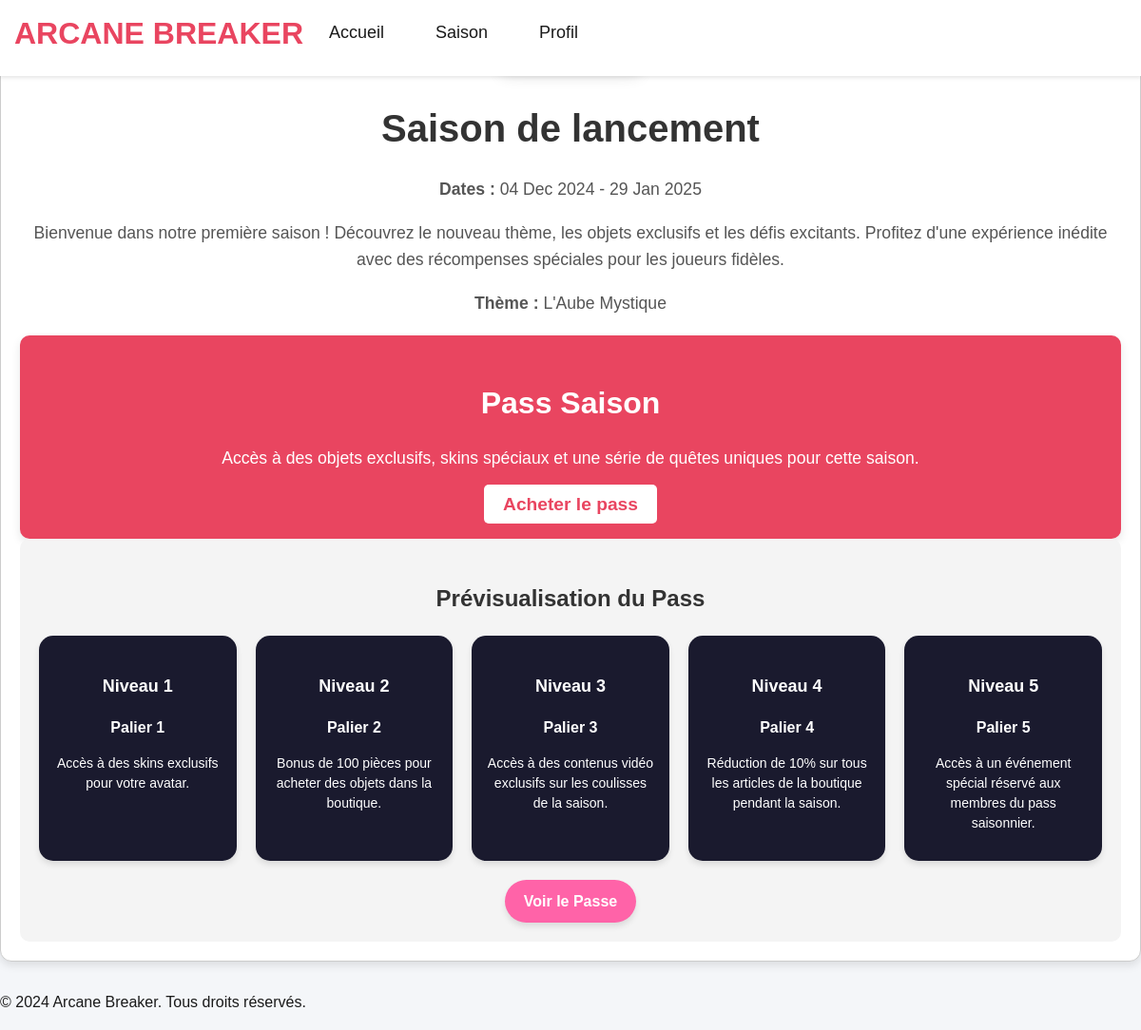
Page /saison.php (signed in) on the committed database.
### tables this page shows
CREATE TABLE `seasons` (
  `id` int(11) NOT NULL,
  `name` varchar(255) NOT NULL,
  `datede_debut` date DEFAULT NULL,
  `datede_fin` date DEFAULT NULL,
  `description` text NOT NULL,
  `theme` varchar(255) DEFAULT NULL,
  `image` varchar(255) DEFAULT NULL,
  `pass_benefits` text DEFAULT NULL
);

CREATE TABLE `pass_levels` (
  `id` int(11) NOT NULL,
  `season_id` int(11) NOT NULL,
  `level` int(11) NOT NULL,
  `name` varchar(255) DEFAULT NULL,
  `benefits` text DEFAULT NULL
);

### saison.php (the view, shortened to what this page needs)
<?php
require 'db_connect.php';
$current_date = date('Y-m-d');
$stmt = $conn->prepare("
    SELECT id,
        COALESCE(datede_debut, '1970-01-01') AS datede_debut,
        COALESCE(datede_fin, '1970-01-01') AS datede_fin,
        name, description, theme, image, pass_benefits
    FROM seasons
    WHERE datede_debut <= ? AND datede_fin >= ?
    ORDER BY datede_debut ASC
    LIMIT 1
");
$stmt->execute([$current_date, $current_date]);
$current_season = $stmt->fetch(PDO::FETCH_ASSOC);
$stmt_levels = $conn->prepare("SELECT * FROM pass_levels WHERE season_id = :season_id ORDER BY level ASC LIMIT 5");
$stmt_levels->execute(['season_id' => $current_season['id']]);
$levels = $stmt_levels->fetchAll(PDO::FETCH_ASSOC);
?>
<!DOCTYPE html>
<html lang="fr">
<head>
    <link rel="stylesheet" href="styles.css" id="theme-link">
</head>
<body>
    <header>
        <h1>Arcane Breaker</h1>
        <nav>
            <ul>
                <li><a href="index.php">Accueil</a></li>
                <li><a href="season.php">Saison</a></li>
                <li><a href="profile.php">Profil</a></li>
            </ul>
        </nav>
    </header>
    <main class="season-container">
        <div class="season-details">
            <h1><?php echo htmlspecialchars($current_season['name']); ?></h1>
            <p><strong>Dates :</strong> <?php echo date('d M Y', strtotime($current_season['datede_debut'])) . ' - ' . date('d M Y', strtotime($current_season['datede_fin'])); ?></p>
            <p><?php echo nl2br(htmlspecialchars($current_season['description'])); ?></p>
            <?php if ($current_season['theme']): ?>
                <p><strong>Thème :</strong> <?php echo htmlspecialchars($current_season['theme']); ?></p>
            <?php endif; ?>
        </div>
        <div class="season-pass">
    <h2>Pass Saison</h2>
    <p><?php echo nl2br(htmlspecialchars($current_season['pass_benefits'])); ?></p>
    <a href="buy_pass.php">Acheter le pass</a>
</div>
<div class="pass-preview">
    <h3>Prévisualisation du Pass</h3>
    <div class="levels-grid">
        <?php if ($levels): ?>
            <?php foreach ($levels as $level): ?>
                <div class="level-card">
                    <h4>Niveau <?php echo htmlspecialchars($level['level']); ?></h4>
                    <p class="level-name"><?php echo htmlspecialchars($level['name']); ?></p>
                    <p class="level-benefits"><?php echo nl2br(htmlspecialchars($level['benefits'])); ?></p>
                </div>
            <?php endforeach; ?>
        <?php else: ?>
            <p>Aucun palier disponible pour cette saison.</p>
        <?php endif; ?>
    </div>
    <a href="all_levels.php?season_id=<?php echo urlencode($current_season['id']); ?>" class="view-pass-btn">Voir le Passe</a>
</div>
    </main>
    <footer>
        <p>&copy; 2024 Arcane Breaker. Tous droits réservés.</p>
    </footer>
</body>
</html>

### styles.css (style rules this page uses)
body { font-family: 'Arcane Nine', sans-serif; margin: 0; padding: 0; background-color: #1a1a2e; color: #eaeaea; line-height: 1.6; }
header { background-color: #111214; backdrop-filter: blur(50px); display: flex; text-align: center; height: 80px; position: fixed; top: 0; left: 0; width: 100%; z-index: 1000; }
header h1 { margin-left: 15px; margin-top: 10px; font-size: 32px; color: #e94560; text-transform: uppercase; }
header nav { display: flex; }
nav ul { list-style: none; padding: 0; display: flex; justify-content: center; margin-top: 20px; }
nav ul li { margin: 0 15px; }
nav ul li a { text-decoration: none; color: #eaeaea; font-size: 18px; padding: 8px 12px; transition: background-color 0.3s ease, color 0.3s ease; }
main { text-align: center; }
header h1 { animation: fadeIn 2s ease-in-out; }
footer { font-size: 25px; text-align: center; }
@media (min-width: 391px) { nav ul { display: flex; justify-content: space-around; padding: 0; } }

### light.css (style rules this page uses)
body { font-family: 'Arcane Nine', sans-serif; margin: 0; padding: 0; background-color: #f4f6f9; color: #1a1a1a; line-height: 1.6; }
header { background-color: #ffffff; backdrop-filter: blur(10px); display: flex; text-align: center; height: 80px; position: fixed; top: 0; left: 0; width: 100%; z-index: 1000; box-shadow: 0 2px 4px rgba(0, 0, 0, 0.1); }
header h1 { margin-left: 15px; margin-top: 10px; font-size: 32px; color: #e94560; text-transform: uppercase; }
header nav { display: flex; }
nav ul { list-style: none; padding: 0; display: flex; justify-content: center; margin-top: 20px; }
nav ul li { margin: 0 15px; }
nav ul li a { text-decoration: none; color: #1a1a1a; font-size: 18px; padding: 8px 12px; transition: background-color 0.3s ease, color 0.3s ease; }
main { text-align: center; }
header h1 { animation: fadeIn 2s ease-in-out; }

### saison.php (style rules this page uses)
.season-container { max-width: 1200px; margin: 30px auto; padding: 20px; border: 1px solid #ccc; border-radius: 12px; background-color: #ffffff; box-shadow: 0 4px 10px rgba(0, 0, 0, 0.1); }
.season-details h1 { font-size: 2.5em; color: #333; margin-bottom: 15px; }
.season-details p { font-size: 1.1em; color: #555; margin-bottom: 15px; }
.season-pass { margin-top: 20px; padding: 20px; background-color: #e94560; color: #fff; border-radius: 10px; text-align: center; box-shadow: 0 4px 10px rgba(0, 0, 0, 0.1); }
.season-pass h2 { font-size: 2em; margin-bottom: 10px; }
.season-pass p { font-size: 1.1em; margin-bottom: 20px; }
.season-pass a { background-color: #fff; color: #e94560; padding: 10px 20px; font-size: 1.2em; border-radius: 5px; text-decoration: none; font-weight: bold; transition: background-color 0.3s ease; }
.pass-preview { padding: 20px; background-color: #f4f4f4; border-radius: 10px; text-align: center; }
.pass-preview h3 { font-size: 24px; margin-bottom: 20px; color: #333; }
.levels-grid { display: grid; grid-template-columns: repeat(auto-fit, minmax(200px, 1fr)); gap: 20px; }
.level-card { background-color: #1a1a2e; border-radius: 15px; padding: 15px; color: #fff; box-shadow: 0 4px 6px rgba(0, 0, 0, 0.1); transition: transform 0.3s ease, box-shadow 0.3s ease; }
.level-card h4 { font-size: 18px; margin-bottom: 10px; }
.level-name { font-size: 16px; font-weight: bold; margin-bottom: 10px; }
.level-benefits { font-size: 14px; line-height: 1.5; }
.view-pass-btn { display: inline-block; margin-top: 20px; padding: 10px 20px; background: #ff63a8; color: #fff; text-decoration: none; font-weight: bold; border-radius: 25px; box-shadow: 0 4px 6px rgba(0, 0, 0, 0.1); transition: background 0.3s ease, box-shadow 0.3s ease; }

### rows in the picture
seasons: name "Saison de lancement", description "Bienvenue dans notre première saison ! Découvrez le nouveau thème, les objets exclusifs et les défis excitants. Profitez d'une expérience inédite avec des récompenses spéciales pour les joueurs fidèles.", theme "L'Aube Mystique", pass_benefits "Accès à des objets exclusifs, skins spéciaux et une série de quêtes uniques pour cette saison."
pass_levels: level "1", name "Palier 1", benefits "Accès à des skins exclusifs pour votre avatar."
pass_levels: level "2", name "Palier 2", benefits "Bonus de 100 pièces pour acheter des objets dans la boutique."
pass_levels: level "3", name "Palier 3", benefits "Accès à des contenus vidéo exclusifs sur les coulisses de la saison."
pass_levels: level "4", name "Palier 4", benefits "Réduction de 10% sur tous les articles de la boutique pendant la saison."
pass_levels: level "5", name "Palier 5", benefits "Accès à un événement spécial réservé aux membres du pass saisonnier."

### other values in the picture
date('d M Y', strtotime($current_season['datede_debut'])) "04 Dec 2024"
date('d M Y', strtotime($current_season['datede_fin'])) "29 Jan 2025"
